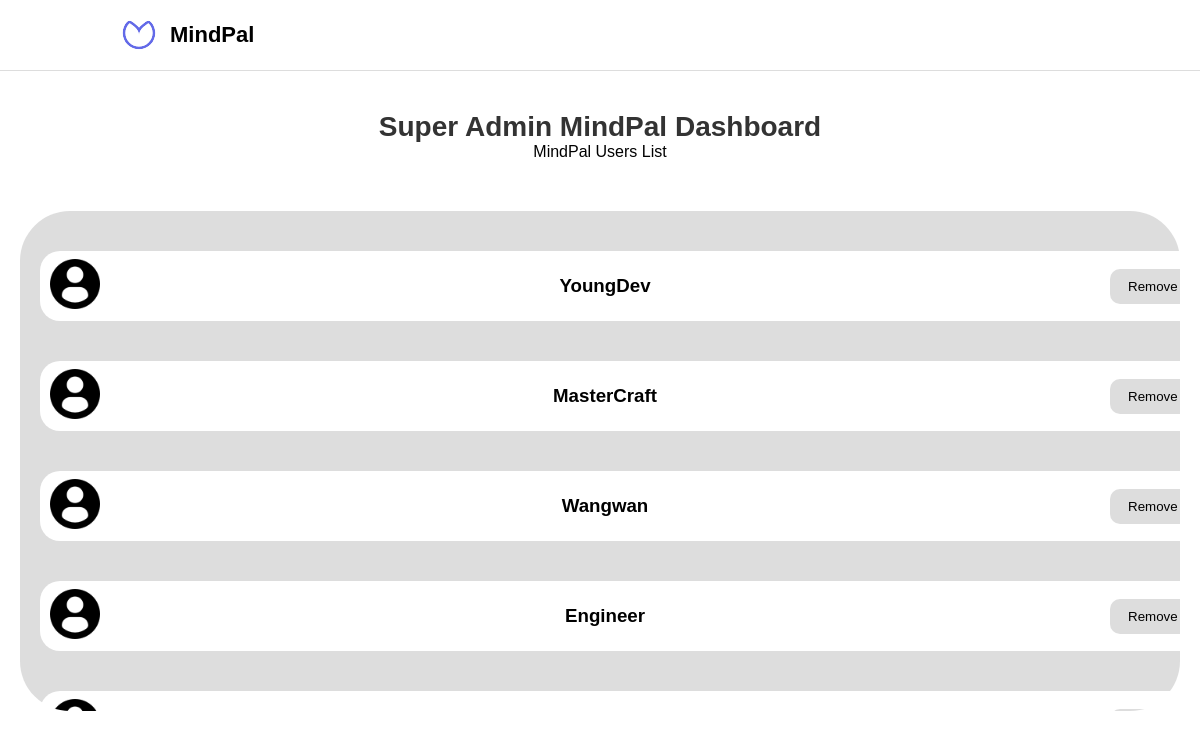
The app's page /super_admin/super_admin_users.php with its own data.
### tables this page shows
CREATE TABLE `users` (
  `id` int(11) NOT NULL,
  `name` varchar(80) NOT NULL,
  `password` varchar(200) NOT NULL,
  `role` enum('user','admin','developer','medical','security','guidance','') NOT NULL DEFAULT 'user',
  `question` varchar(100) NOT NULL,
  `answer` varchar(100) NOT NULL
);

### super_admin/super_admin_users.php (the view, shortened to what this page needs)
<?php
include '../config/mindpal.php';
$sql = "SELECT id, name, role FROM users WHERE role = 'user'";
$result = $conn->query($sql);
$users = [];
if ($result->num_rows > 0) {
    while ($row = $result->fetch_assoc()) {
        $users[] = $row;
    }
}
?>
<!DOCTYPE html>
<html lang="en">
<head>
</head>
<body>
   <header>
        <div class="logo">
            <img src="../assets/images/mindpal_logo.png" alt="MindPal Logo">
            <span>MindPal</span>
        </div>
    </header>
    <main class="dashboard">
        <h1>Super Admin MindPal Dashboard</h1>
        <p>MindPal Users List</p>
        <div class="userlist">
        <?php
            if (empty($users)) {
                echo "<p>No admins found.</p>";
            } else {
                foreach ($users as $user) {
                    echo '
                    <div class="admins" data-id="' . $user['id'] . '">
                        <div class="image">
                            <img src="../assets/images/icon_pal.png" alt="">
                        </div>
                        <div class="name">
                            <h3>' . htmlspecialchars($user['name']) . '</h3>
                        </div>
                        <div class="remove">
                            <button class="remove_btn">Remove</button>
                        </div>
                    </div>';
                }
            }
            ?>
        </div>
    </main>
</body>
</html>

### super_admin/super_admin_users.php (style rules this page uses)
* { margin: 0; padding: 0; box-sizing: border-box; }
body { font-family: Arial, sans-serif; width: 100%; height: 100vh; text-align: center; background-color: #ffffff; }
header { display: flex; justify-content: space-between; align-items: center; background: #ffffff; padding: 15px 10%; border-bottom: 1px solid #ddd; position: relative; }
.logo { display: flex; align-items: center; font-size: 22px; font-weight: bold; }
.logo img { width: 40px; margin-right: 10px; }
.dashboard { text-align: center; padding: 40px 20px; }
.dashboard h1 { font-size: 28px; color: #333; }
.userlist { width: 100%; height: 500px; overflow-y: scroll; background-color: #ddd; margin-top: 50px; border-radius: 50px; display: block; }
.userlist .admins { display: grid; grid-template-columns: 50px 1fr 100px; width: 100%; height: 70px; background: #ffffff; margin: 40px 20px; border-radius: 20px; }
.userlist .admins .image { margin: auto 10px; }
.userlist .admins .image img { height: 50px; }
.userlist .admins .name { margin: auto auto; display: flex; align-items: center; padding-left: 20px; }
.userlist .admins .remove { display: flex; align-items: center; padding-left: 10px; }
.userlist .admins .remove button { background: #ddd; border: none; padding: 10px 18px; cursor: pointer; border-radius: 10px; }

### records on screen
users: name "YoungDev"
users: name "MasterCraft"
users: name "Wangwan"
users: name "Engineer"
